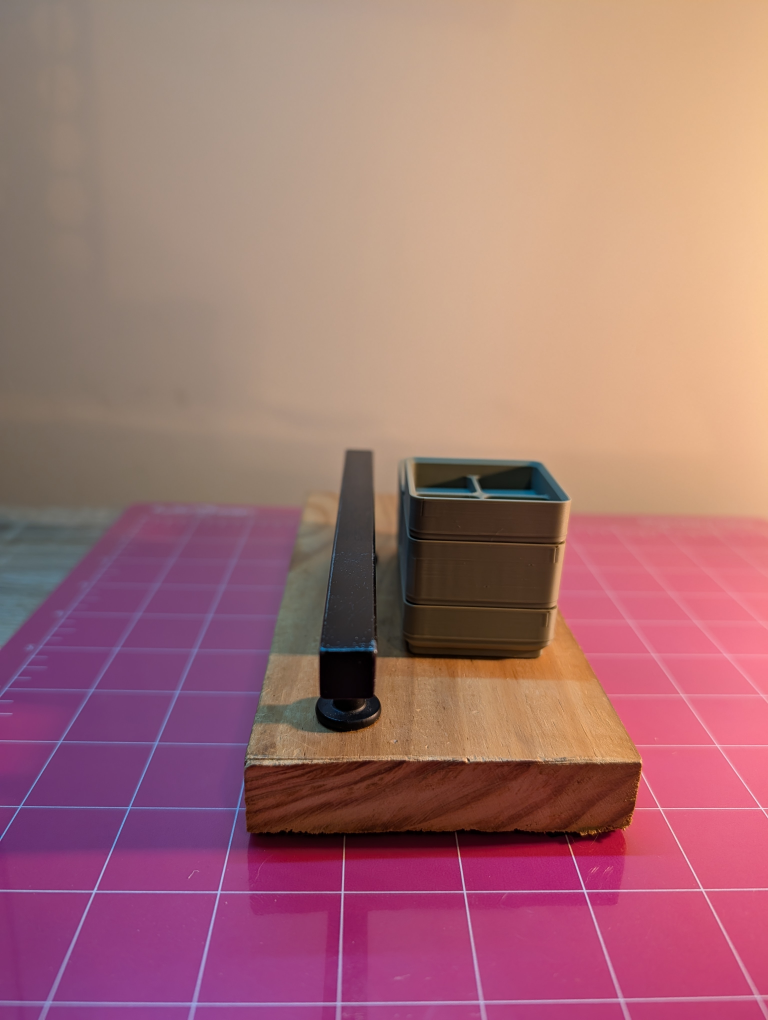
#> input picture homework04/images/old/PXL_20251029_011833481.jpg, 3072 x 4080 px, found by its file name (shown at 1/4 size)
$ jupyter execute --allow-errors homework04.ipynb
#> lines starting #> are read from the running program, lines starting #| are printed output that depends on the picture
Homework 4: Stereo 3D Reconstruction

In this homework, we take two images for a stereophoto in order to do 3D reconstruction.

[cell 1]
# Project imports

import numpy as np
import random
import cv2
import matplotlib.pyplot as plt
from pathlib import Path
from mpl_toolkits.mplot3d import Axes3D
from scipy.linalg import svd
# K from last HW:

K = np.array([
    [1.50518378e+04,   0.0, 2.02730379e+03],
    [  0.0 ,1.48409101e+04, 1.47855129e+03],
    [  0.0 ,   0.0,   1.0]
], dtype=float)

[cell 2]
# Section 1: File setup

# load in images
left_img_path  = "/Users/ainee_f/Documents/school_docs/computer_vision/homework04/images/old/PXL_20251029_011833481.jpg"
right_img_path = "/Users/ainee_f/Documents/school_docs/computer_vision/homework04/images/old/PXL_20251029_011836040.jpg"

# load in K matrix from the camera calibration homework
# I used the same camera (Google Pixel 10 Pro)

# optional parameters:
sgbm_num_disparities = 128   # multiple of 16
sgbm_block_size      = 7     # odd

# display images (for homework presentation)

def show_side_by_side(imgL, imgR, titleL="Left", titleR="Right"):
    plt.figure(figsize=(12,5))
    plt.subplot(1,2,1); plt.imshow(imgL[..., ::-1]); plt.title(titleL); plt.axis("off")
    plt.subplot(1,2,2); plt.imshow(imgR[..., ::-1]); plt.title(titleR); plt.axis("off")
    plt.show()

imgL = cv2.imread(left_img_path, cv2.IMREAD_COLOR)
#> imgL is the input picture: shape (4080, 3072, 3); mean B, G, R 116.5, 114.5, 165.4
imgR = cv2.imread(right_img_path, cv2.IMREAD_COLOR)
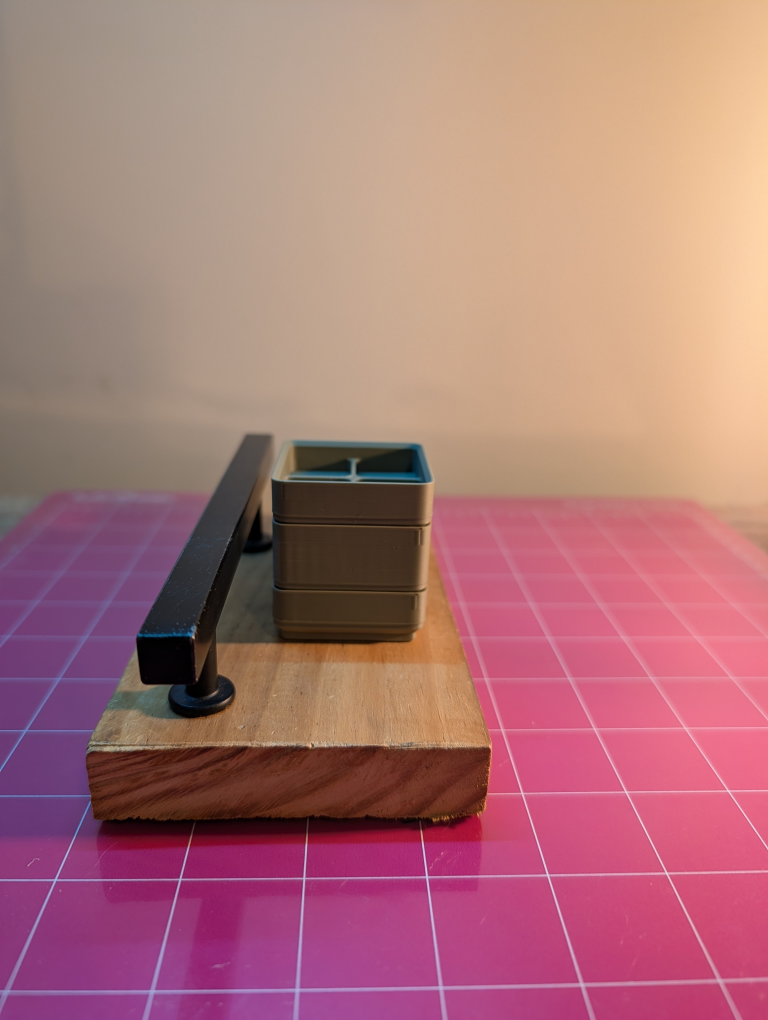
#> input picture homework04/images/old/PXL_20251029_011836040.jpg, 3072 x 4080 px, found by its file name (shown at 1/4 size)
#> imgR is the input picture: shape (4080, 3072, 3); mean B, G, R 120.1, 117.6, 172.5
assert imgL is not None and imgR is not None, "Could not load images. Check your paths."
print("Left:", imgL.shape, "Right:", imgR.shape)
#| Left: (4080, 3072, 3) Right: (4080, 3072, 3)
show_side_by_side(imgL, imgR)
#> in show_side_by_side, `plt.show()`:
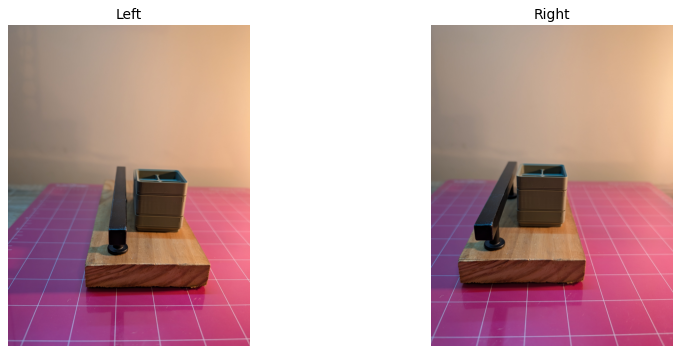
#> figure drawn by matplotlib, 2 panels

[cell 3]
# Section 2: Feature matching

# in this section i follow a lot of the previous methods we've learned to use for feature-matching (from image stitching homework)

# 1) we detect features with SIFT
# 2) match features between the two images with FLANN, and
# 3) filter to limit to good points using Lowe's ratio test.

def detect_and_match(imgL, imgR, ratio=0.75, max_features=5000):

    # Convert to gray before detecting features
    grayL = cv2.cvtColor(imgL, cv2.COLOR_BGR2GRAY)
    grayR = cv2.cvtColor(imgR, cv2.COLOR_BGR2GRAY)

    # Detect + describe using SIFT
    sift = cv2.SIFT_create(nfeatures=max_features)
    k1, d1 = sift.detectAndCompute(grayL, None)
    k2, d2 = sift.detectAndCompute(grayR, None)

    # FLANN parameters for SIFT (float descriptors)
    FLANN_INDEX_KDTREE = 1
    index_params = dict(algorithm=FLANN_INDEX_KDTREE, trees=5)
    search_params = dict(checks=100)
    flann = cv2.FlannBasedMatcher(index_params, search_params)

    knn_matches = flann.knnMatch(d1, d2, k=2)

    # Lowe’s ratio test
    good_matches = [m for m,n in knn_matches if m.distance < ratio * n.distance]

    print(f"SIFT: Raw L={len(k1)}, R={len(k2)}, Good={len(good_matches)}")
    return k1, k2, good_matches


# [25 lines left out: function show_feature_matches_bold, not called in this run]

# Section 2B: Lucas-Kanade Method

# As an alternative to SIFT + FLANN, we can track points between
# the left and right images using the Lucas–Kanade optical flow method

# this examines areas or patches of the scene for changes and assumes that the camera displacement is relatively small
# the images will have similar brightness and the movement is constant

# grayscale to see intensity patterns
grayL = cv2.cvtColor(imgL, cv2.COLOR_BGR2GRAY)
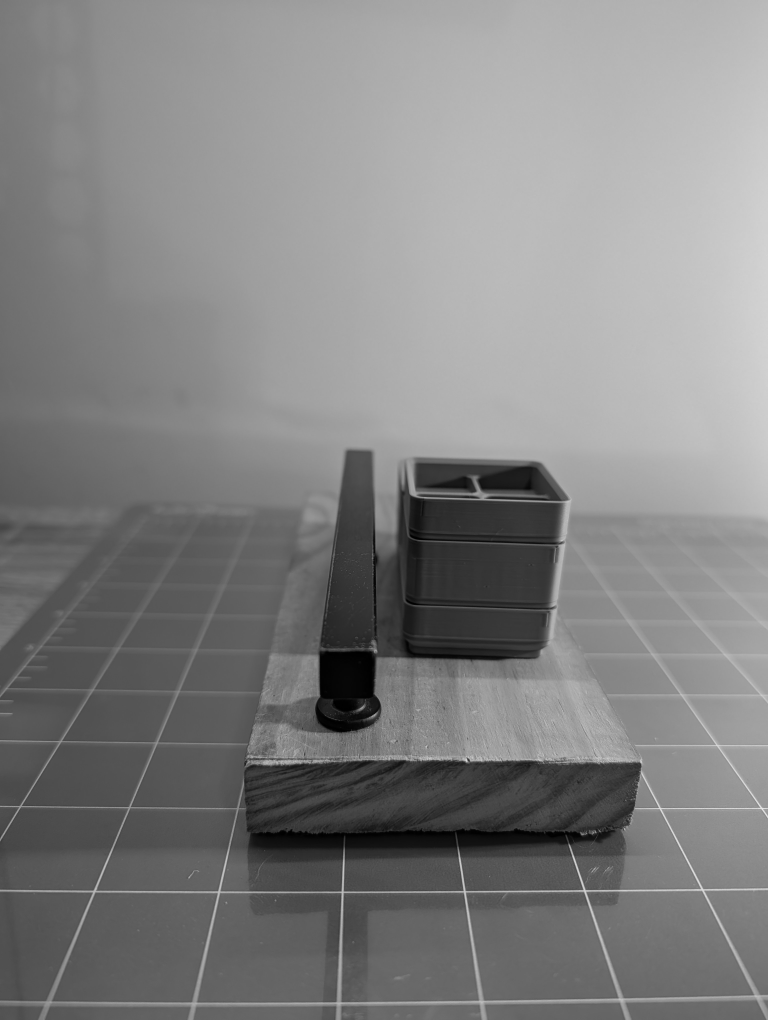
#> grayL: shape (4080, 3072) (shown at 1/4 size); min 0, max 236, mean 129.9
grayR = cv2.cvtColor(imgR, cv2.COLOR_BGR2GRAY)
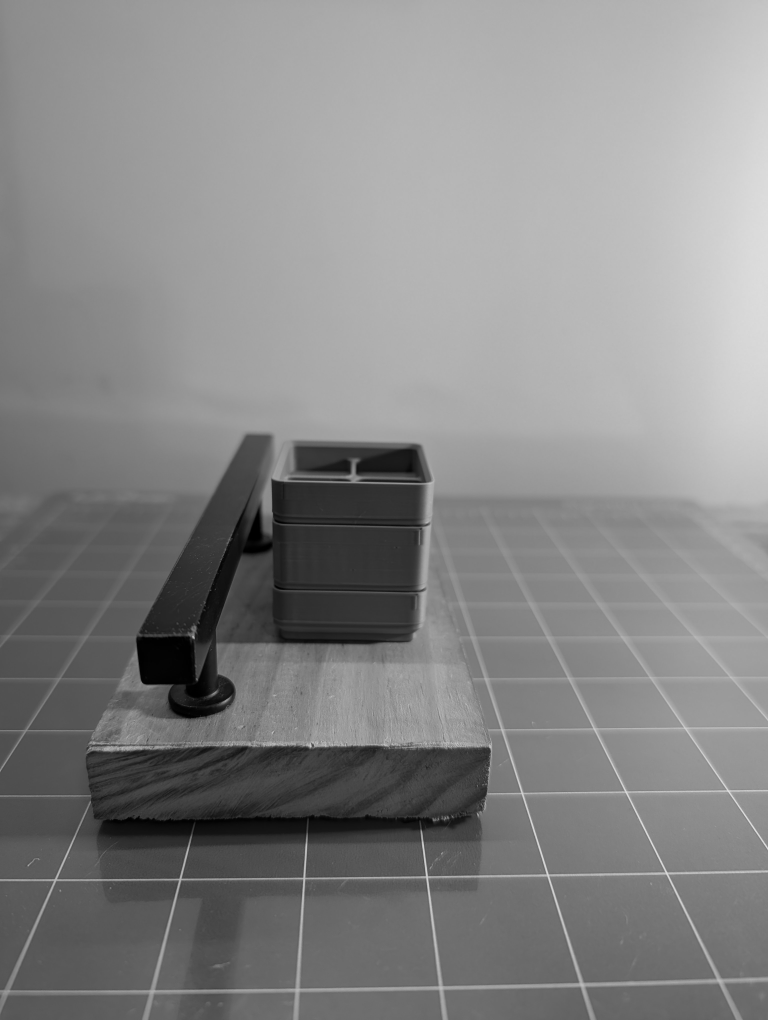
#> grayR: shape (4080, 3072) (shown at 1/4 size); min 0, max 234, mean 134.3

# this section "goodFeatures" looks for CORNERS and the LK algorithm will try to track the movement of
# corners
# Looks for up to 500 points, and the min distance tries to avoid corners too close to each others
p0 = cv2.goodFeaturesToTrack(grayL, maxCorners=500, qualityLevel=0.01, minDistance=8)
#> p0 = 500 rows, first 8: [1472, 2908], [1416, 2851], [1414, 2287], [3040, 3230], [1406, 2923], [2634, 3230], [2215, 3039], [1493, 2265]


# this section tracks every left image point into the right side of the image using cv2's optical flow module
# it uses "windows" - in this case 15x15 windows to search for motion
# the criteria for "stopping" is the number of iterations (10)
# it gives us (output) tracked points
lk_params = dict(winSize=(15,15), maxLevel=2,
                 criteria=(cv2.TERM_CRITERIA_EPS | cv2.TERM_CRITERIA_COUNT, 10, 0.03))

p1, st, err = cv2.calcOpticalFlowPyrLK(grayL, grayR, p0, None, **lk_params)
#> p1 = 500 rows, first 8: [1087.1, 2881], [962.5, 2988], [1514.9, 2192.9], [3055.3, 3234], [1114, 2700.7], [2639.2, 3227.7], [2181.4, 3078.2], [1503.1, 2182]; st = 500 values from 1 to 1; err = 500 values, max 123.1 at index 230, min 3.38 at index 196, mean 39.07
st = st.reshape(-1)
good_old = p0[st==1]
#> good_old has the same summary as p0
good_new = p1[st==1]
#> good_new has the same summary as p1

print(f"Tracked {len(good_new)} points using Lucas–Kanade Optical Flow")
#| Tracked 500 points using Lucas–Kanade Optical Flow

### VISUALIZATION

vis = imgR.copy()
for (x1, y1), (x2, y2) in zip(good_old.reshape(-1,2), good_new.reshape(-1,2)):
    cv2.circle(vis, (int(x2), int(y2)), 3, (0,255,0), -1)
    cv2.line(vis, (int(x1), int(y1)), (int(x2), int(y2)), (255,0,0), 1)
#> this loop made 500 passes
#> (x1, y1, x2, y2) on passes 1 to 3: (1472, 2908, 1087.1, 2881), (1416, 2851, 962.5, 2988), (1414, 2287, 1514.9, 2192.9)

# [35 lines left out: function side_by_side_sift_lk, not called in this run]


# Save these points for later F estimation
pts1_lk = good_old.reshape(-1,2)
#> pts1_lk = 500 pairs, first value 75 to 3053, second value 1991 to 3599
pts2_lk = good_new.reshape(-1,2)
#> pts2_lk = 500 pairs, first value 80.18 to 3055.3, second value 1794.7 to 3895.1

# Run matching + visualization
#> (the rest of this cell did not finish here and is left out)


# Extract matched pixel coordinates
pts1 = np.float32([kps1[m.queryIdx].pt for m in good_matches])
pts2 = np.float32([kps2[m.trainIdx].pt for m in good_matches])

side_by_side_sift_lk(
    imgL, imgR,
    kps1, kps2,
    good_matches,
    pts1_lk, pts2_lk
)
